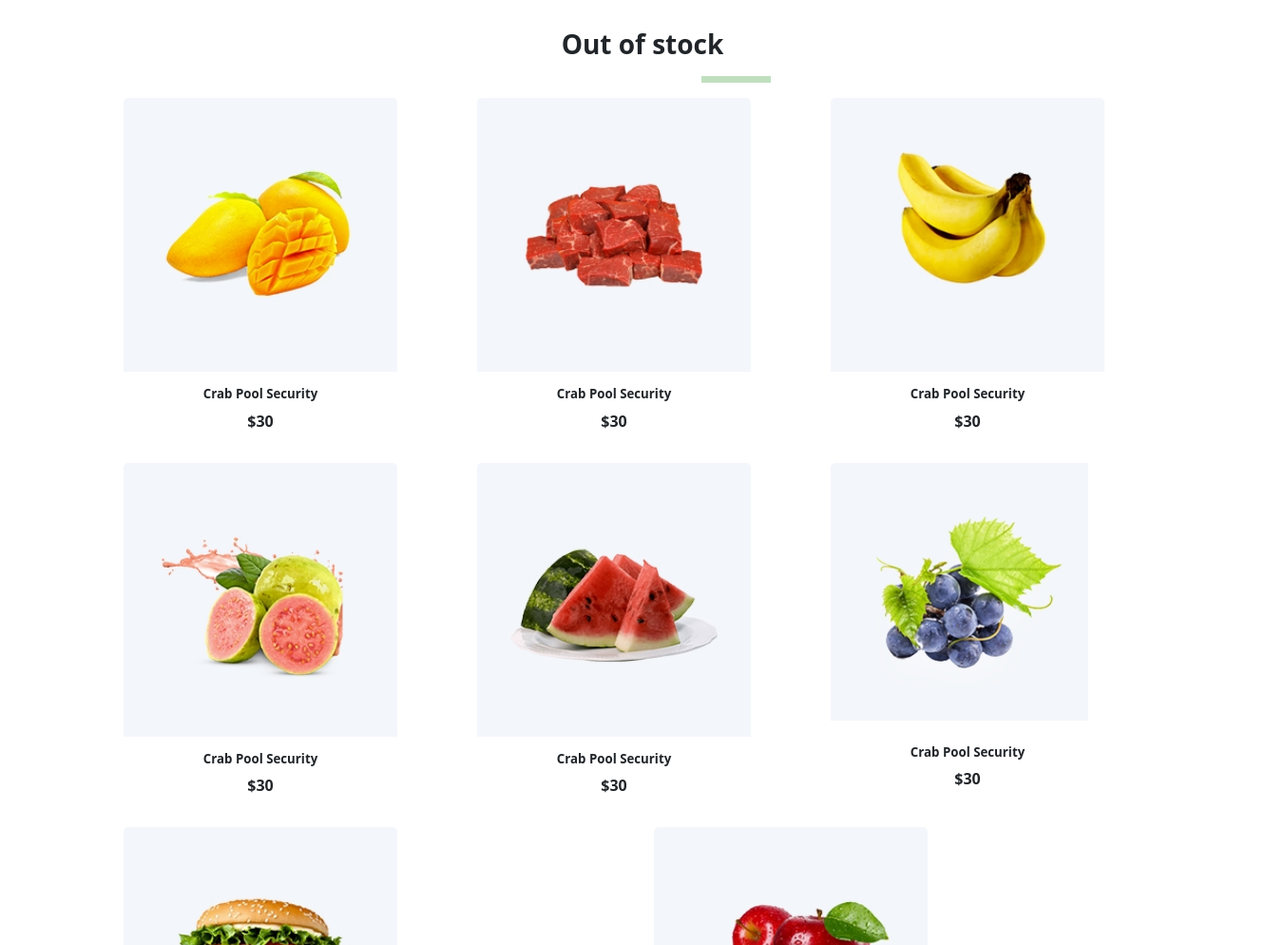
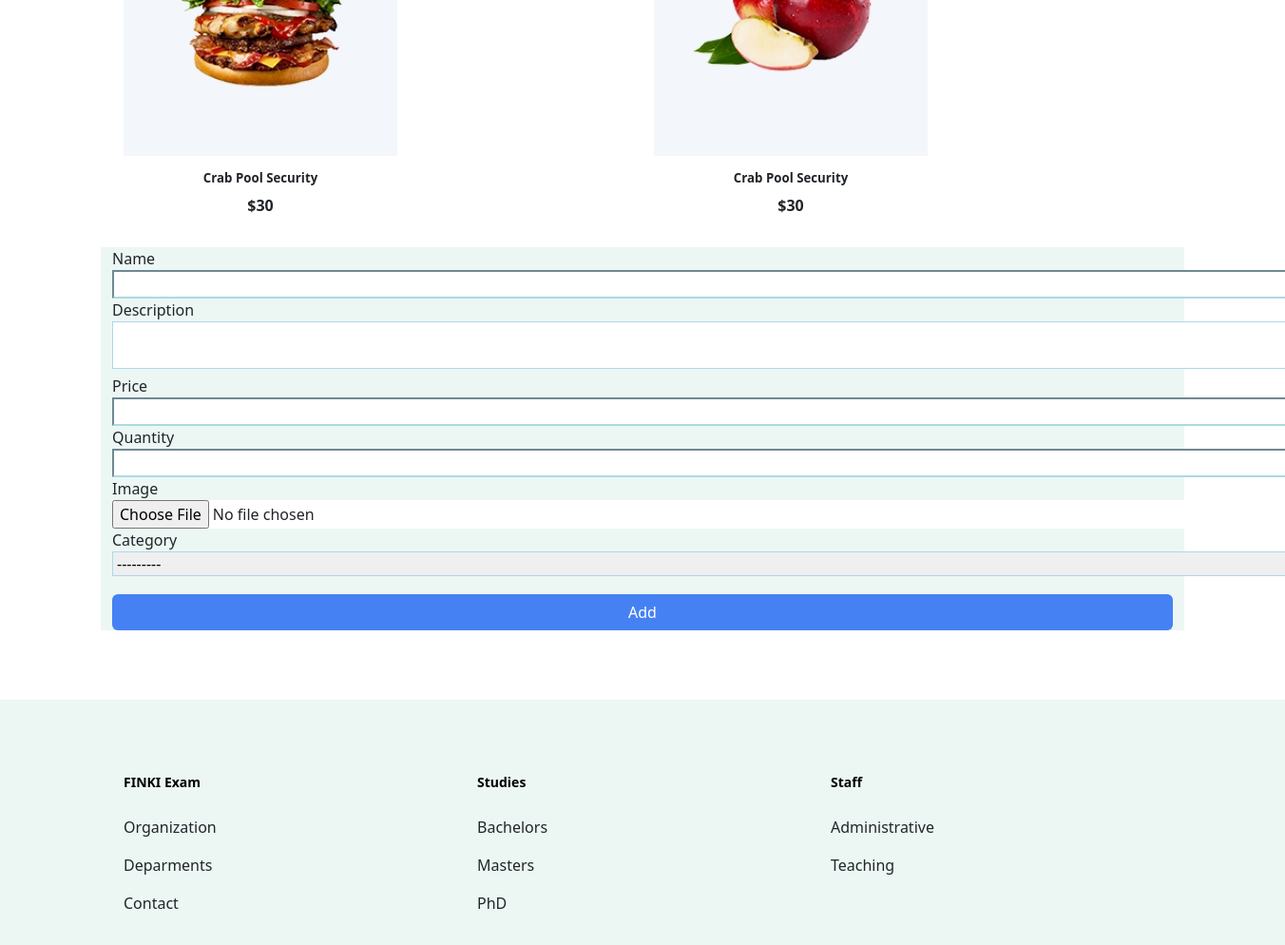
/outofstock/, run on the app's committed database (2 pictures, top to bottom).
### App/models.py (models this page shows)
class Product(models.Model):
    code = models.AutoField( primary_key=True)
    ime = models.CharField(max_length=35)
    opis = models.TextField(null=True, blank=True)
    photo = models.FileField("files/", blank=True, null=True)
    cena = models.IntegerField()
    kolicina = models.IntegerField()
    kategorija = models.ForeignKey(Kategorija, on_delete=models.CASCADE)
    user = models.ForeignKey(User, on_delete=models.CASCADE)

### App/views.py (the view, shortened to what this page needs)
# urls.py: path('outofstock/', views.outofstock, name="outofstock")
def outofstock(request):
    qs = Product.objects.filter(kolicina=0, kategorija=True).all()
    return render(request, "products.html", {"outofstock": qs, "form": ProductForm, })

### App/models.py (called while the page is built)
    def __str__(self):
        return self.ime

### App/templates/products.html (shortened to what this page needs)
<!DOCTYPE html>
<html lang="en">
<head>
        <link href="https://cdn.jsdelivr.net/npm/bootstrap@5.3.0/dist/css/bootstrap.min.css" rel="stylesheet">
    <div class="container text-center " style="align-items:center; margin-top:30px">
        <h3 style="font-weight:bold ;">Out of stock</h3>
        <hr style="    border: none; height: 7px; background-color: green; width: 73px; font-weight: bold; margin-left: 620px">
        {% load static %}
<div class="container">
    <div class="row">
        {% for p in outofstock %}
        <div class="col">
            <div class="card" style="width: 18rem; border:0px">
                  {% if p.photo %}
                <img src="{{ p.photo.url }}" class="card-img-top" alt="...">
                {% endif %}
                <div class="card-body">
                    <h5 class="card-title" style=" font-size: revert;font-weight:bold">{{p.ime}}</h5>
                    <p style="font-weight: bold;">${{p.cena}}</p>
                </div>
            </div>
        </div>
           {% endfor %}
    </div>
</div>
    </div>
</head>
<body>
<div class="container" style="align-items:left; background-color:#ecf7f4;" >
<form action="{% url 'outofstock' %}" method="post" enctype="multipart/form-data">
    <div class="form-group" style="border-color: #4681f4">
   <label>Name</label>
    {{form.ime}}
    </div>
     <label>Description</label>
    {{form.opis}}
     <label>Price</label>
    {{form.cena}}
     <label>Quantity</label>
    {{form.kolicina}}
       <label>Image</label>
   {{form.photo}}
       <label>Category</label>
    {{form.kategorija}}
    <button type="submit" value="Submit" class="btn  position-relative" style="background-color:#4681f4; color:white; width:100%; margin-top: 19px;"> Add</button>
</form>
</div>
<section class="" style="    padding-top: 73px;">
  <footer class="text-white text-center" style="padding-top:50px; background-color:#ecf7f4;">
    <div class="container p-4">
      <div class="row">
          <div class="col">
    <ul class="list-group " style="text-align:initial; background-color:#ecf7f4;">
        <p style="color:black; font-weight:bold"><small>FINKI Exam</small></p>
        <li class="list-group-item" style="  background-color:#ecf7f4; border: 0px;    margin-left: -16px;">Organization</li>
        <li class="list-group-item" style="  background-color:#ecf7f4; border: 0px;    margin-left: -16px;">Deparments</li>
        <li class="list-group-item" style="  background-color:#ecf7f4;border: 0px;    margin-left: -16px;">Contact</li>
    </ul>
              </div>
                    <div class="col">
    <ul class="list-group " style="text-align:initial;  background-color:#ecf7f4;">
        <p style="color:black; font-weight:bold"><small>Studies</small></p>
        <li class="list-group-item"style=" background-color:#ecf7f4; border: 0px;    margin-left: -16px;">Bachelors</li>
        <li class="list-group-item"style="  background-color:#ecf7f4;border: 0px;    margin-left: -16px;">Masters</li>
        <li class="list-group-item" style="  background-color:#ecf7f4; border: 0px;    margin-left: -16px;">PhD</li>
    </ul>
              </div>
                    <div class="col">
    <ul class="list-group" style="text-align:initial;   background-color:#ecf7f4;">
        <p style="color:black; font-weight:bold"><small>Staff</small></p>
        <li class="list-group-item" style="  background-color:#ecf7f4; border: 0px;     margin-left: -16px;">Administrative</li>
        <li class="list-group-item" style="  background-color:#ecf7f4;border: 0px;     margin-left: -16px;">Teaching</li>
    </ul>
              </div>
      </div>
    </div>
  </footer>
</section>
</body>
</html>

### App/templates/products.html (style rules this page uses)
#id_ime { width: 1300px; border-color: lightblue; }
#id_opis { width: 1300px; height: 50px; border-color: lightblue; }
#id_cena { width: 1300px; border-color: lightblue; }
#id_kolicina { width: 1300px; border-color: lightblue; }
#id_photo { width: 1300px; border:1px; border-color: lightblue; background-color: white; }
#id_kategorija { width: 1300px; border-color: lightblue; }

### data on the page
Product: photo (picture), ime "Crab Pool Security", cena "30"
Product: photo (picture), ime "Crab Pool Security", cena "30"
Product: photo (picture), ime "Crab Pool Security", cena "30"
Product: photo (picture), ime "Crab Pool Security", cena "30"
Product: photo (picture), ime "Crab Pool Security", cena "30"
Product: photo (picture), ime "Crab Pool Security", cena "30"
Product: photo (picture), ime "Crab Pool Security", cena "30"
Product: photo (picture), ime "Crab Pool Security", cena "30"
